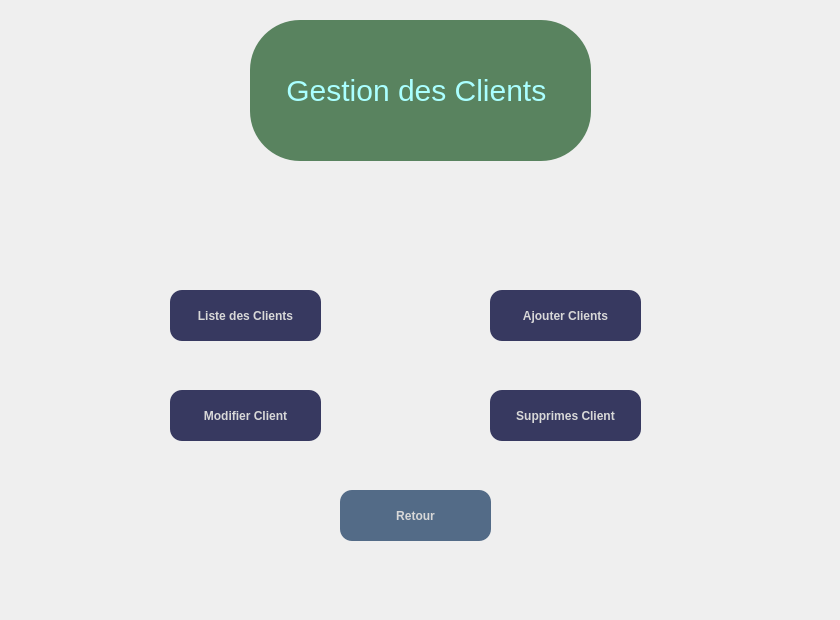
    <widget class="QWidget" name="Gestionclient5">
     <property name="styleSheet">
      <string notr="true">QPushButton{
font:12px;
font-weight:bold;
color:rgb(216, 216, 216);
}
 
QPushButton:hover{
font:12px;
font-weight:bold;
color:rgb(26, 216, 216);

}
QPushButton:pressed{
font:12px;
font-weight:bold;
color:rgb(26, 216, 126);

}
</string>
     </property>
     <widget class="QLabel" name="label_19">
      <property name="geometry">
       <rect>
        <x>10</x>
        <y>-10</y>
        <width>821</width>
        <height>611</height>
       </rect>
      </property>
      <property name="text">
       <string/>
      </property>
      <property name="pixmap">
       <pixmap>../../Pictures/car1.jpg</pixmap>
      </property>
      <property name="scaledContents">
       <bool>true</bool>
      </property>
     </widget>
     <widget class="QLabel" name="label_20">
      <property name="geometry">
       <rect>
        <x>250</x>
        <y>20</y>
        <width>341</width>
        <height>141</height>
       </rect>
      </property>
      <property name="styleSheet">
       <string notr="true">QLabel {
    font:30px;
	background-color: rgba(0, 67, 10,160);
	border-radius:50px;
	color:rgb(170, 255, 255);
}</string>
      </property>
      <property name="text">
       <string>Gestion des Clients </string>
      </property>
      <property name="alignment">
       <set>Qt::AlignCenter</set>
      </property>
     </widget>
     <widget class="QPushButton" name="pushButton_20">
      <property name="geometry">
       <rect>
        <x>170</x>
        <y>290</y>
        <width>151</width>
        <height>51</height>
       </rect>
      </property>
      <property name="styleSheet">
       <string notr="true">QPushButton 
{
	background-color: rgba(4, 7, 56,200);
	border-radius:12px;


}

</string>
      </property>
      <property name="text">
       <string>Liste des Clients</string>
      </property>
     </widget>
     <widget class="QPushButton" name="pushButton_21">
      <property name="geometry">
       <rect>
        <x>490</x>
        <y>290</y>
        <width>151</width>
        <height>51</height>
       </rect>
      </property>
      <property name="styleSheet">
       <string notr="true">QPushButton 
{
	background-color: rgba(4, 7, 56,200);
	border-radius:12px;


}

</string>
      </property>
      <property name="text">
       <string>Ajouter Clients</string>
      </property>
     </widget>
     <widget class="QPushButton" name="pushButton_22">
      <property name="geometry">
       <rect>
        <x>170</x>
        <y>390</y>
        <width>151</width>
        <height>51</height>
       </rect>
      </property>
      <property name="styleSheet">
       <string notr="true">QPushButton 
{
	background-color: rgba(4, 7, 56,200);
	border-radius:12px;


}

</string>
      </property>
      <property name="text">
       <string>Modifier Client</string>
      </property>
     </widget>
     <widget class="QPushButton" name="pushButton_23">
      <property name="geometry">
       <rect>
        <x>490</x>
        <y>390</y>
        <width>151</width>
        <height>51</height>
       </rect>
      </property>
      <property name="styleSheet">
       <string notr="true">QPushButton 
{
	background-color: rgba(4, 7, 56,200);
	border-radius:12px;


}

</string>
      </property>
      <property name="text">
       <string>Supprimes Client</string>
      </property>
     </widget>
     <widget class="QPushButton" name="pushButton_24">
      <property name="geometry">
       <rect>
        <x>340</x>
        <y>490</y>
        <width>151</width>
        <height>51</height>
       </rect>
      </property>
      <property name="styleSheet">
       <string notr="true">QPushButton 
{
	background-color: rgba(40, 70, 106,200);
	border-radius:12px;


}

</string>
      </property>
      <property name="text">
       <string>Retour</string>
      </property>
     </widget>
    </widget>
